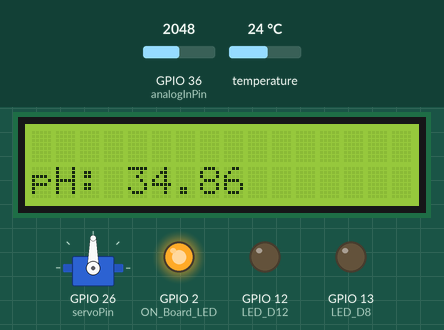
This sketch was run on a simulated ESP32. Parts: 16×2 character LCD, servo, output pins drawn as LEDs (lit = HIGH). The inputs (shaded band) are chosen by the test bench; at power-on: temperature 24 °C, GPIO 36 (analogInPin) = 2048. WiFi joins after 1.5 s; servers stay silent unless stated; uploads are accepted with an empty reply; what the sketch prints to the serial monitor is not drawn.

Above: at 3.8 s.
3.9 s: temperature set to 12 °C
At 10.2 s:
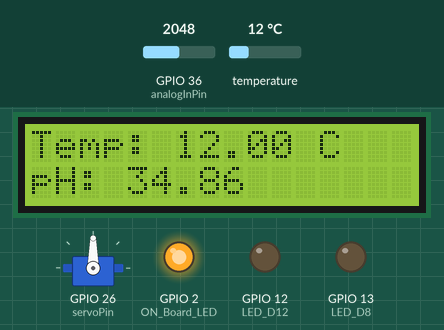
10.7 s: GPIO 36 (analogInPin) set to 2866
At 21.6 s:
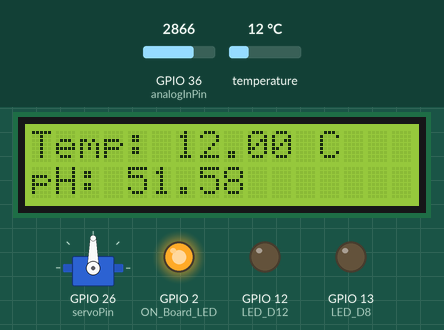
22.4 s: temperature set to 10.4 °C
At 28.1 s:
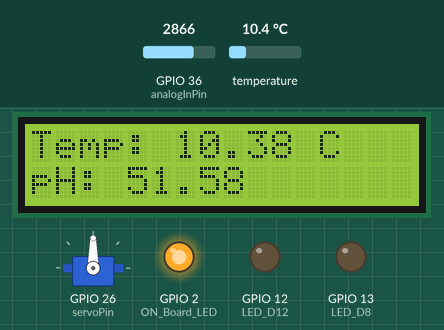
28.4 s: temperature set to 9.6 °C
29.9 s: GPIO 36 (analogInPin) set to 3603
At 45.8 s:
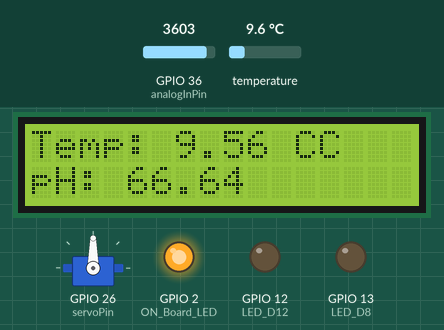
46.1 s: GPIO 36 (analogInPin) set to 4095
At 57.3 s:
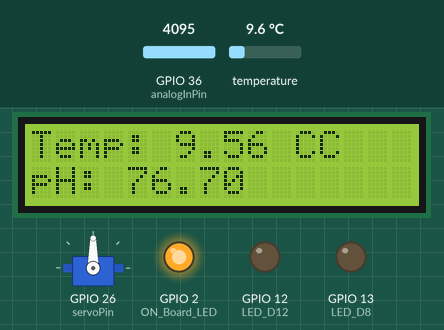
Timing chart, 0 to 58.8 s (numbered marks = the images above; inputs shaded):
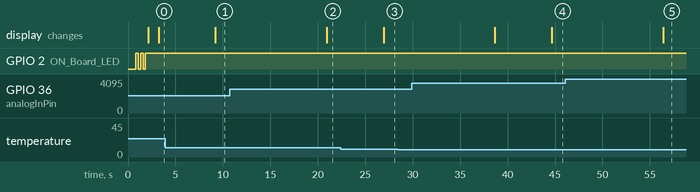

The sketch:

Demo_3.ino
```cpp
#include <HTTPClient.h>
#include <WiFi.h>

#include <OneWire.h>
#include <DallasTemperature.h>
#include <LiquidCrystal_I2C.h>

#include <ESP32Servo.h>
#define DS18B20  15
#define ON_Board_LED 2
#define LED_D8 13
#define LED_D12 12

Servo myservo;

LiquidCrystal_I2C lcd(0x27, 16, 2);

//Instacia o Objeto oneWire e Seta o pino do Sensor para iniciar as leituras
OneWire oneWire(DS18B20);

//Repassa as referencias do oneWire para o Sensor Dallas (DS18B20)
DallasTemperature Sensor(&oneWire);

// Variavel para Armazenar os dados de Leitura Temperatura
float leitura;

//Sensor pH
const int analogInPin = A0;
int sensorValue = 0;
unsigned long int avgValue;
float b;

int buf[10],temp=0;

int pos = 0;    // variable to store the servo position
// Recommended PWM GPIO pins on the ESP32 include 2,4,12-19,21-23,25-27,32-33
int servoPin = 26;

String URL1 = "http://192.168.158.170/Demo_2/sensorPH.php";
String URL = "http://192.168.158.170/Demo_2/temperatura.php";
const char* ssid = "onildo";
const char* password = "00001111";
const char* host = "http://192.168.158.170";

void setup() {
  lcd.init();
        lcd.backlight();
        lcd.setCursor(0, 0);
        lcd.print("Ola, ESP32!");
        lcd.setCursor(0, 1);
        lcd.print("Marraca, Onildo!");
  // Inicia a Serial
  Serial.begin(115200);
  delay(500);

  WiFi.mode(WIFI_STA);
  WiFi.begin(ssid, password);
  Serial.println("");

  pinMode(ON_Board_LED,OUTPUT);
  digitalWrite(ON_Board_LED, HIGH);

  pinMode(LED_D12,OUTPUT);
  digitalWrite(LED_D12, LOW);
  pinMode(LED_D8,OUTPUT);
  digitalWrite(LED_D8, LOW);

  //----------------------------------------Esperando a conexao wi-fi
  Serial.print("Connecting");
  while (WiFi.status() != WL_CONNECTED) {
    Serial.print(".");

    digitalWrite(ON_Board_LED, LOW);
    delay(250);
    digitalWrite(ON_Board_LED, HIGH);
    delay(250);


      // Allow allocation of all timers
  ESP32PWM::allocateTimer(0);
  ESP32PWM::allocateTimer(1);
  ESP32PWM::allocateTimer(2);
  ESP32PWM::allocateTimer(3);
  myservo.setPeriodHertz(50);    // standard 50 hz servo
  myservo.attach(servoPin, 500, 2400);

  }

  digitalWrite(ON_Board_LED, HIGH);
  Serial.println("");
  Serial.print("Successfully connected to : ");
  Serial.println(ssid);
  Serial.print("IP address: ");
  Serial.println(WiFi.localIP());
  Serial.println();
  //----------------------------------------

  // Inicia o Sensor
  Sensor.begin();
  lcd.clear();
}

void acionarAlimentador() {
  HTTPClient http;
  String GetAddress, LinkGet, getData;
  int id = 0; //--> ID in Database
  int Stat;
  GetAddress = "/Demo_2/GetData_Alimentador.php";
  LinkGet = host + GetAddress;
  getData = "ID=" + String(id);
  Serial.println("----------------Connect to Server-----------------");
  Serial.println("Get LED Status from Server or Database");
  Serial.print("Request Link : ");
  Serial.println(LinkGet);
  http.begin(LinkGet);
  http.addHeader("Content-Type", "application/x-www-form-urlencoded");
  int httpCodeGet = http.POST(getData);
  String payloadGet = http.getString();
  Serial.print("Response Code : ");
  Serial.println(httpCodeGet);
  Serial.print("Returned data from Server : ");
  Serial.println(payloadGet);

  if (payloadGet == "1") {
    Serial.println("Alimentador acionado com sucesso");
    digitalWrite(LED_D8, HIGH);

    unsigned long startTime = millis(); // marca o início do tempo

    while (millis() - startTime <= 5000) {  // executa por 5 segundos
      for (pos = 0; pos <= 180; pos += 1) {
        myservo.write(pos);
        delay(15);
      }
      for (pos = 180; pos >= 0; pos -= 1) {
        myservo.write(pos);
        delay(15);
      }
    }
  }
  if (payloadGet == "0") {
    Serial.println("Alimentador Desligado");
    digitalWrite(LED_D8, LOW);
  }
  http.end();
}

 void acionarBomba(){
  HTTPClient http;
  String GetAddress, LinkGet, getData;
  int id = 0;
  GetAddress = "/Demo_2/GetData.php";
  LinkGet = host + GetAddress;
  getData = "ID=" + String(id);
  Serial.println("----------------Connect to Server-----------------");
  Serial.println("Get LED Status from Server or Database");
  Serial.print("Request Link : ");
  Serial.println(LinkGet);
  http.begin(LinkGet);
  http.addHeader("Content-Type", "application/x-www-form-urlencoded");
  int httpCodeGet = http.POST(getData);
  String payloadGet = http.getString();
  Serial.print("Response Code : ");
  Serial.println(httpCodeGet);
  Serial.print("Returned data from Server : ");
  Serial.println(payloadGet);

  if (payloadGet == "1") {
    digitalWrite(LED_D12, HIGH);
     Serial.println("Bomba acionada com sucesso");
  }
  if (payloadGet == "0") {
   digitalWrite(LED_D12, LOW);
   Serial.println("Bomba desligada!");
  }
  http.end();
}


void sensorpH(){

  for(int i=0;i<10;i++)
 {
  buf[i]=analogRead(analogInPin);
  delay(10);
 }
 for(int i=0;i<9;i++)
 {
  for(int j=i+1;j<10;j++)
  {
   if(buf[i]>buf[j])
   {
    temp=buf[i];
    buf[i]=buf[j];
    buf[j]=temp;
   }
  }
 }
 avgValue=0;
 for(int i=2;i<8;i++)
 avgValue+=buf[i];

 float pHVol=(float)avgValue*5.0/1024/4.3;
 //float phValue = -5.70 * pHVol +29.5 ;
 float phValue = -3.0 * pHVol+17.5;
  phValue=10.5-phValue;
 Serial.print("sensor = ");
 Serial.println(phValue);
 delay(1000);


      lcd.setCursor(0,1);
      lcd.print("pH: ");
      lcd.print(phValue);


 String postData = "pH=" + String(phValue);

  HTTPClient http;
  http.begin(URL1);
  http.addHeader("Content-Type", "application/x-www-form-urlencoded");

  int httpCode = http.POST(postData);
  String payload = http.getString();

  Serial.print("URL : "); Serial.println(URL1);
  Serial.print("Data: "); Serial.println(postData);
  Serial.print("httpCode: "); Serial.println(httpCode);
  Serial.print("payload : "); Serial.println(payload);
  Serial.println("--------------------------------------------------");
  delay(5000);


  }


void sensorTemperatura(){

// Leitura do Sensor  DS18B20  //////////////
  Sensor.requestTemperatures();

  // Armazerna na variavel o valor da Leitura
  leitura = Sensor.getTempCByIndex(0);


 // Imprime na Tela a Leitura
  Serial.println("--------------------------------------");
  Serial.println("Temperatura: ");
  Serial.print(leitura);
  Serial.println("ºC");
  Serial.println("--------------------------------------");
      lcd.setCursor(0, 0);
      lcd.print("Temp: ");
      lcd.print(leitura);
      lcd.print(" C");
      delay(3000);


 String postData = "temperatura=" + String(leitura);

  HTTPClient http;
  http.begin(URL);
  http.addHeader("Content-Type", "application/x-www-form-urlencoded");

  int httpCode = http.POST(postData);
  String payload = http.getString();

  Serial.print("URL : "); Serial.println(URL);
  Serial.print("Data: "); Serial.println(postData);
  Serial.print("httpCode: "); Serial.println(httpCode);
  Serial.print("payload : "); Serial.println(payload);
  Serial.println("--------------------------------------------------");
  delay(5000);


  }


void loop() {

  sensorpH();

  sensorTemperatura();
  // Acionar o alimentador
  acionarAlimentador();
  delay(1000);

  // Acionar a bomba
  acionarBomba();
  delay(1000);
}
```

Measured:
- after the input at 3.9 s, the display: changes after 5.3 s (image 1)
- after the input at 10.7 s, the display: changes after 10.2 s (image 2)
- after the input at 22.4 s, the display: changes after 4.5 s (image 3)
- after the input at 28.4 s, every drawn part: stays the same
- after the input at 29.9 s, the display: first changes after 8.8 s (image 4 shows a later state)
- after the input at 46.1 s, the display: changes after 10.3 s (image 5)
